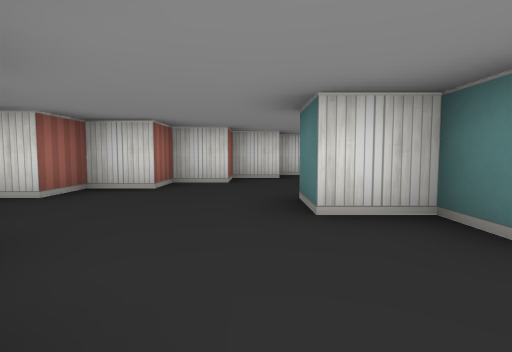
view 1 (above)

16 first-person views from a walk through a cub3D level. The camera is about half as high as the walls, tilts 4° down and sees 80° across. The floor is counted in squares. Each view is taken from the middle of a square. On the plan, view 1 faces up. The plan holds only what a view shows up to about 9 squares ahead; the rest is blank.

view 2
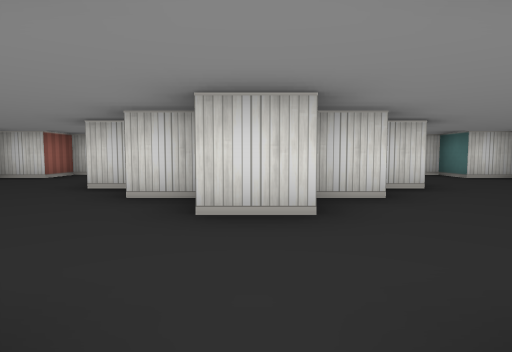

view 3
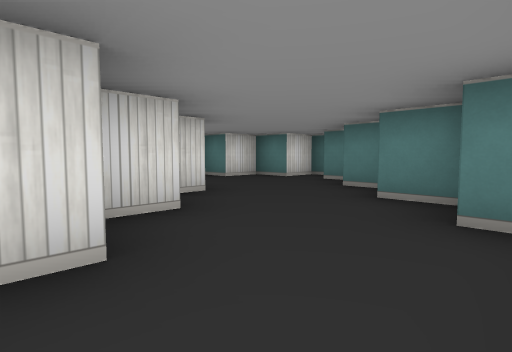

view 4
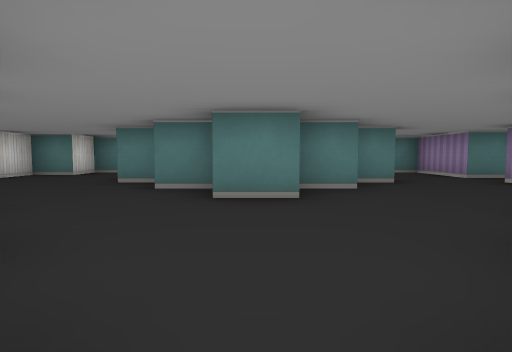

view 5
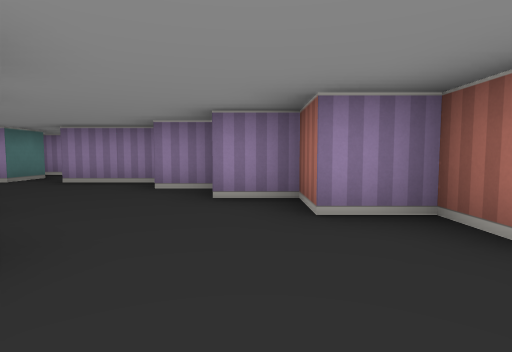

view 6
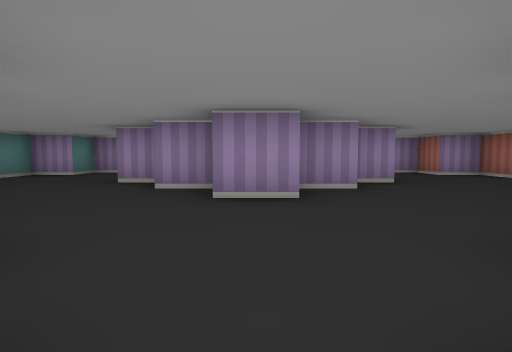

view 7
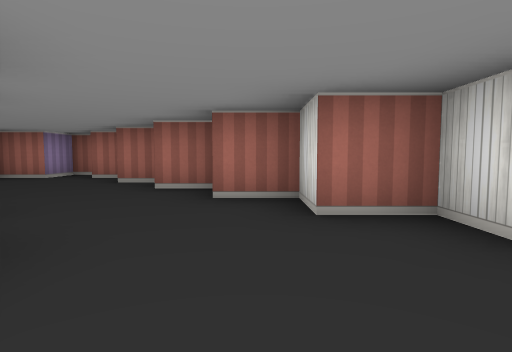

view 8
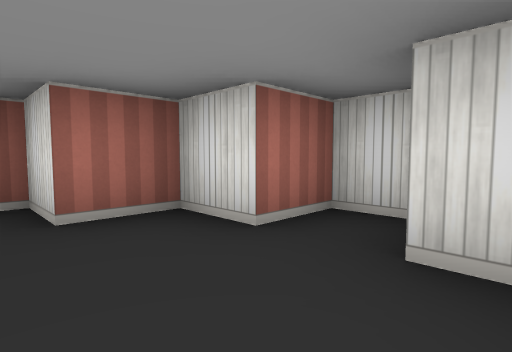

view 9
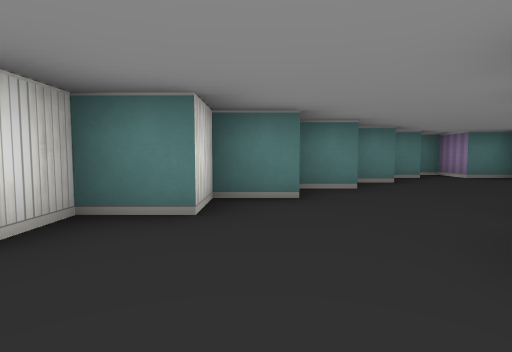

view 10
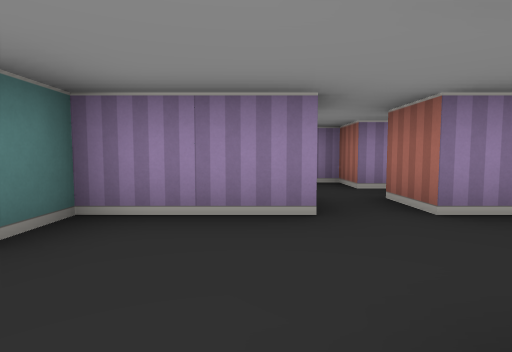

view 11
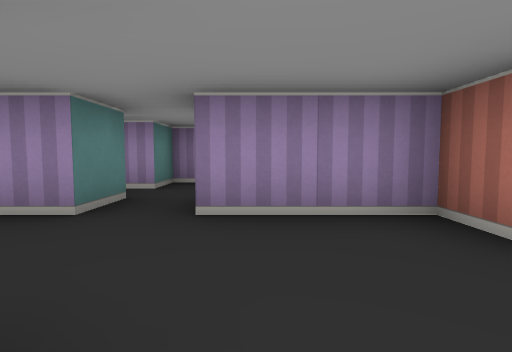

view 12
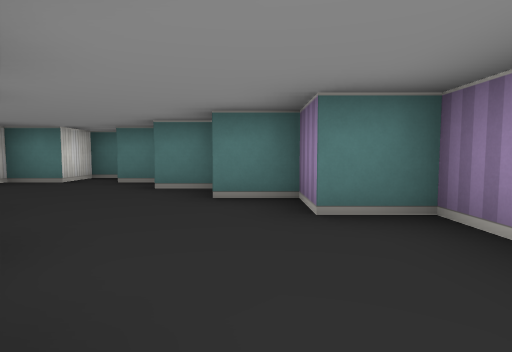

view 13
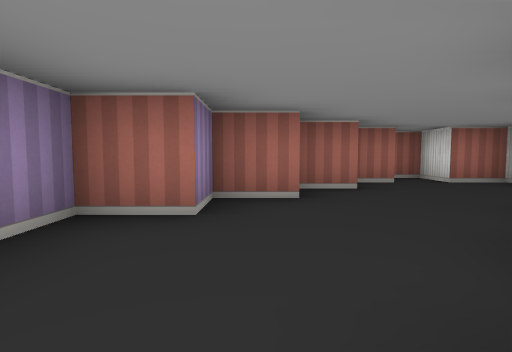

view 14
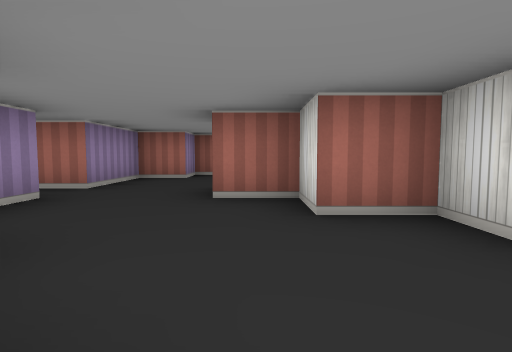

view 15
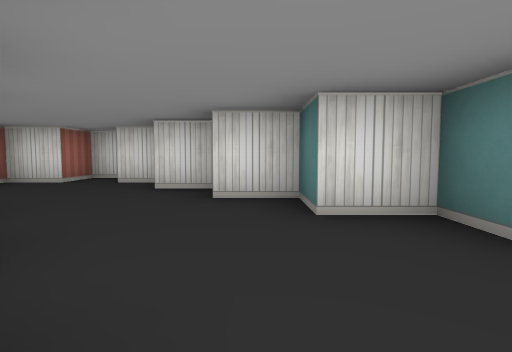

view 16
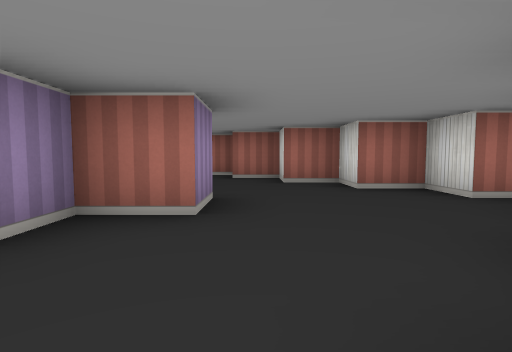

### Floor plan
Points are (right, up) in squares from view 1. A wall is a line through its corners. A room is listed if a view was taken in it or the views show most of it. See-through windows are left out.
Room 1 (views 1, 2, 3, 4, 5, 6, 7, 8, 9, 10, 11, 12, 13, 14, 15, 16)
walls: (1.5, 3.6) (1.5, 4.5) (2.5, 4.5) (2.5, 5.5) (3.5, 5.5) (3.5, 4.5) (4.5, 4.5); (4.8, 3.5) (5.5, 3.5); (5.6, 2.5) (4.5, 2.5) (4.5, 1.5) (3.5, 1.5) (3.5, 0.5) (2.5, 0.5) (2.5, 1.5) (1.5, 1.5) (1.5, 2.5) (0.5, 2.5) (0.5, 3.5) (1.2, 3.5); (3.2, 9.5) (2.5, 9.5) (2.5, 8.5) (1.5, 8.5) (1.5, 7.5) (0.5, 7.5) (0.5, 6.5) (-0.5, 6.5) (-0.5, 5.5) (-1.5, 5.5) (-1.5, 4.5) (-2.5, 4.5) (-2.5, 3.5) (-3.5, 3.5) (-3.5, 2.5) (-2.5, 2.5) (-2.5, 1.5) (-1.5, 1.5) (-1.5, 0.5) (-0.5, 0.5) (-0.5, -0.5) (0.5, -0.5) (0.5, -1.5) (2.5, -1.5) (2.5, -2.5); (6.8, 0.5) (7.5, 0.5) (7.5, 1.5) (8.5, 1.5) (8.5, 2.5) (9.5, 2.5) (9.5, 3.5) (8.5, 3.5) (8.5, 4.5) (7.5, 4.5) (7.5, 5.5) (6.5, 5.5) (6.5, 6.5) (5.5, 6.5) (5.5, 7.5) (4.5, 7.5) (4.5, 8.5) (3.5, 8.5); (3.5, -2.5) (3.5, -1.5) (5.5, -1.5) (5.5, -0.5) (6.5, -0.5) (6.5, 0.5)
ways out: opening at (3, -2)

Positions as (right, up) in squares from view 1, and headings:
1: (0, 0), facing up
2: (3, -2), facing up
3: (3, -1), facing up-right
4: (-3, 3), facing right
5: (-1, 4), facing down
6: (3, 9), facing down
7: (4, 7), facing left
8: (4, 7), facing up-left
9: (2, 7), facing right
10: (4, 1), facing down
11: (2, 1), facing down
12: (3, 0), facing right
13: (3, 0), facing left
14: (7, 1), facing left
15: (6, 3), facing up
16: (6, 6), facing left
